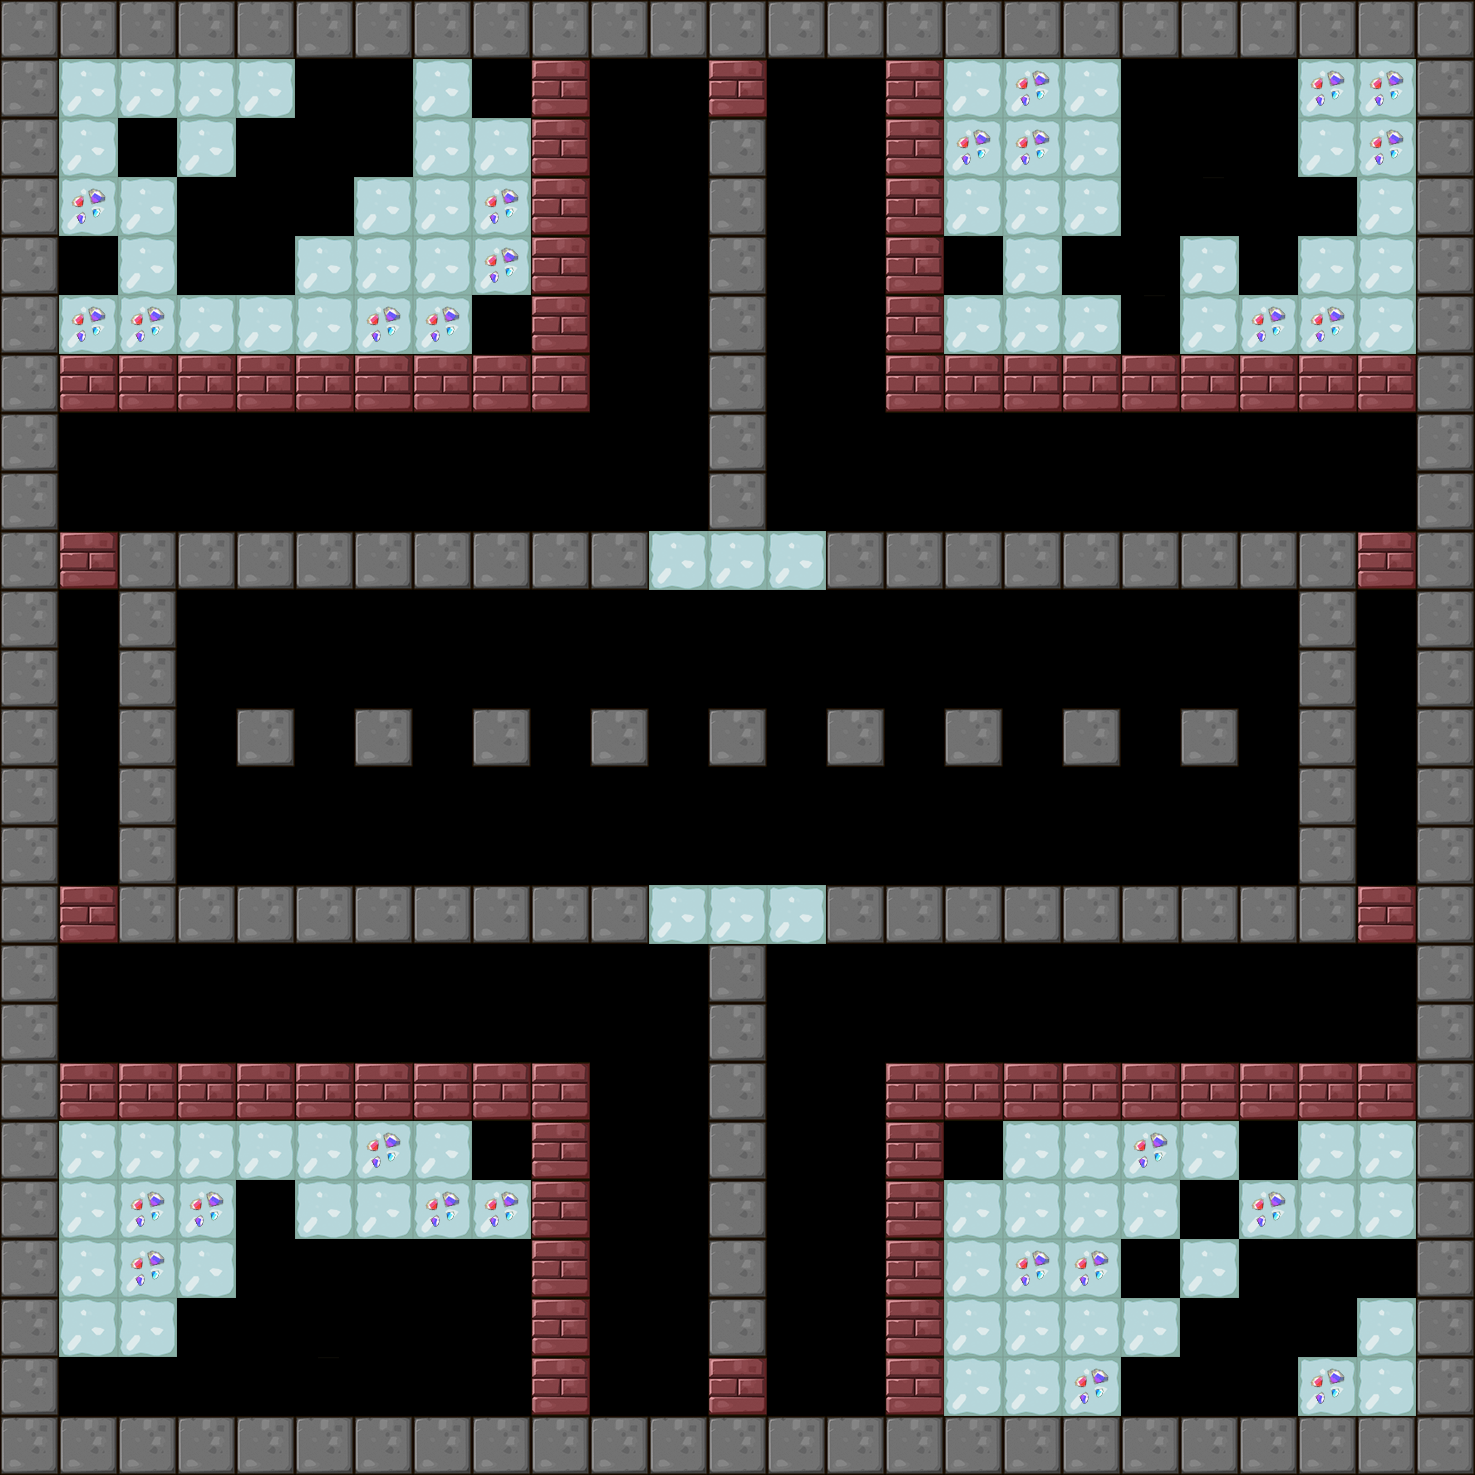

This is a level from a 2D game, rendered from its Tiled map with the project's own tilesets. A one-line summary and the map file follow, with tile-layer data summarised:
An orthogonal 25x25 tile map with 59x59 px tiles, 1 tile layer (BackGround) and 16 objects (3x Shipper, 3x Tanker, 3x Hammer, 3x Roller, 3x Tracker, ...).

<map version="1.0" orientation="orthogonal" renderorder="right-down" width="25" height="25" tilewidth="59" tileheight="59">
 <tileset firstgid="1" name="itemmap" tilewidth="59" tileheight="59">
  <image source="tileset2.png" trans="ff00ff" width="354" height="354" />
 </tileset>
 <layer name="BackGround" width="25" height="25">
  <data>[625 cells, 398 non-empty, 14 distinct tile ids]</data>
 </layer>
 <objectgroup name="RobotCharacter">
  <object name="Player" type="Player" x="124.436" y="123.43" width="41.4422" height="41.4422" />
 </objectgroup>
 <objectgroup name="EnemyCharacter">
  <object name="Shipper" type="Shipper" x="68.6982" y="420.776" width="41.4422" height="41.4422" />
  <object name="Tanker" type="Tanker" x="890.86" y="777.076" width="41.4422" height="41.4422" />
  <object name="Tanker" type="Tanker" x="181.62" y="834.577" width="41.4422" height="41.4422" />
  <object name="Tanker" type="Tanker" x="1129.65" y="594.501" width="41.4422" height="41.4422" />
  <object name="Hammer" type="Hammer" x="778.697" y="356.068" width="41.4422" height="41.4422" />
  <object name="Hammer" type="Hammer" x="1359.34" y="424.999" width="41.4422" height="41.4422" />
  <object name="Hammer" type="Hammer" x="829.388" y="481.036" width="41.4422" height="41.4422" />
  <object name="Shipper" type="Shipper" x="652.886" y="483.457" width="41.4422" height="41.4422" />
  <object name="Shipper" type="Shipper" x="479.279" y="418.432" width="41.4422" height="41.4422" />
  <object name="Roller" type="Roller" x="66.5805" y="1005.73" width="41.4422" height="41.4422" />
  <object name="Tracker" type="Tracker" x="1185.63" y="1008.38" width="41.4422" height="41.4422" />
  <object name="Tracker" type="Tracker" x="1071.87" y="1005.09" width="41.4422" height="41.4422" />
  <object name="Tracker" type="Tracker" x="950.178" y="1005.73" width="41.4422" height="41.4422" />
  <object name="Roller" type="Roller" x="421.078" y="952.824" width="41.4422" height="41.4422" />
  <object name="Roller" type="Roller" x="656.528" y="1071.87" width="41.4422" height="41.4422" />
 </objectgroup>
</map>
